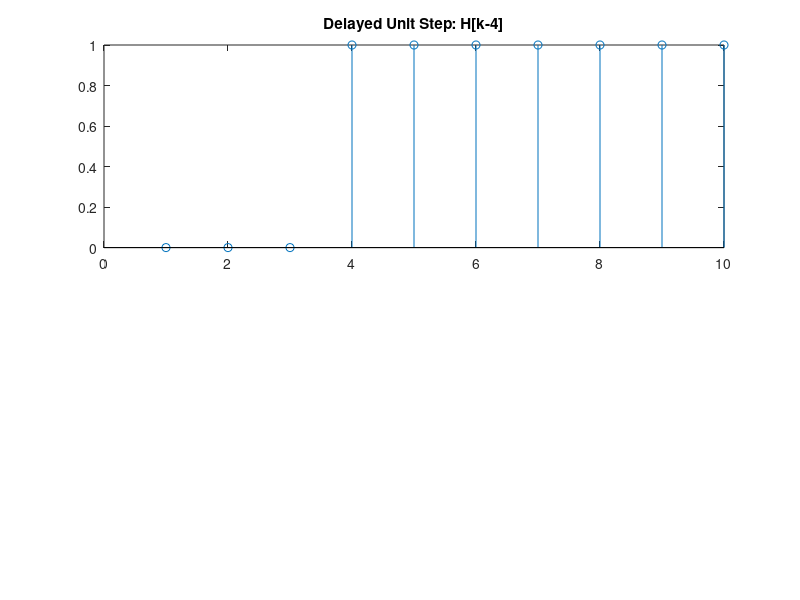

Source code (MATLAB): (Note: this script raises an error after producing the figure.)
clc;
close all;
clear all;

%% Question 1: Primitive operator
k= 4; %delay
N = 10; % max index
n = 1:N;
unitstep_delayed = (n-k>=0);
subplot(211), stem(n, unitstep_delayed)
title('Delayed Unit Step: H[k-4]')

y = prim(unitstep_delayed);
subplot(212),stem(n, y)
title('Prim response to delayed unit step')

% We have for every index k if the input is bounded then the output will be
% the sum of the input values therefore it is bounded. So the accumulator
% is stable.


%% Question 2: Primitive response to the impulse signal
delta = zeros(1,11);
delta(6) = 1; % Assume the middle of the vector is for index n=0
figure;
subplot(211)
i = -5:5;
stem(i, delta);
title('Impulse signal')
y_delta = prim(delta);
subplot(212);
stem(i, y_delta);
title('Primitive Response to the Impulse signal')

% Primitive response to the impulse signal is the unit step signal

% %% Question 3
i = -5:5;
delta = zeros(1,11);
delta(6) = 1; % Assume the middle of the vector is for index n=0
figure;
subplot(211); stem(i, delta);
title('Impulse signal')
y3_delta = stability_system3(delta);
subplot(212); stem(i, y3_delta);
title('y(k)=x(k)+2y(k-1) System Response to the Impulse signal')
% 
%% Question 4
y4_delta = stability_system4(delta);
figure;
stem(i, y4_delta);
title('y(k)=x(k)+y(k-1)/3 System Response to the Impulse signal')






